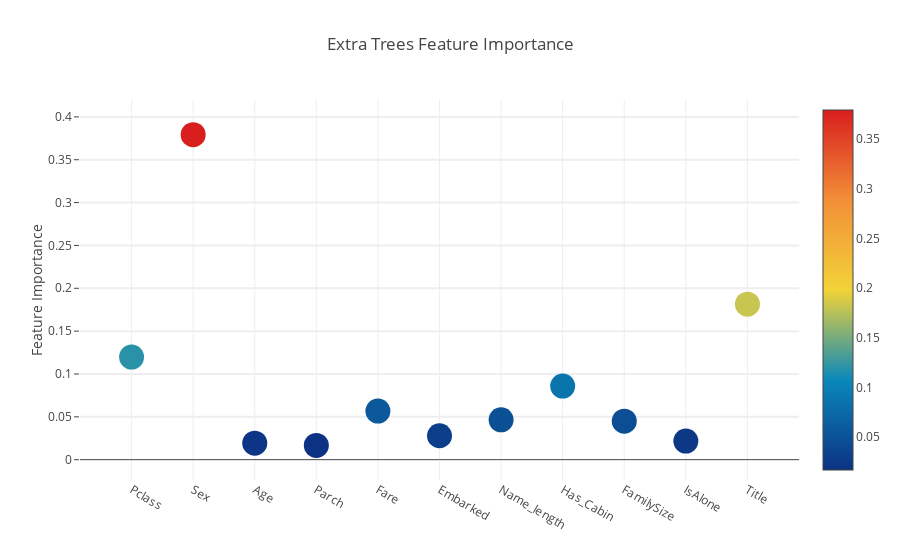

Source (notebook cell):
### Code cell
# Scatter plot 
trace = go.Scatter(
    y = feature_dataframe['Extra Trees  feature importances'].values,
    x = feature_dataframe['features'].values,
    mode='markers',
    marker=dict(
        sizemode = 'diameter',
        sizeref = 1,
        size = 25,
#       size= feature_dataframe['AdaBoost feature importances'].values,
        #color = np.random.randn(500), #set color equal to a variable
        color = feature_dataframe['Extra Trees  feature importances'].values,
        colorscale='Portland',
        showscale=True
    ),
    text = feature_dataframe['features'].values
)
data = [trace]

layout= go.Layout(
    autosize= True,
    title= 'Extra Trees Feature Importance',
    hovermode= 'closest',
#     xaxis= dict(
#         title= 'Pop',
#         ticklen= 5,
#         zeroline= False,
#         gridwidth= 2,
#     ),
    yaxis=dict(
        title= 'Feature Importance',
        ticklen= 5,
        gridwidth= 2
    ),
    showlegend= False
)
fig = go.Figure(data=data, layout=layout)
py.iplot(fig,filename='scatter2010')

### Figure 1 — Plotly figure (JSON) as saved in the notebook; plotly's stock layout.template omitted (floating-point values rounded to 4 significant figures)
{"data": [{"marker": {"color": [0.1197, 0.3793, 0.01927, 0.0167, 0.05669, 0.02795, 0.04646, 0.08585, 0.04497, 0.02168, 0.1814], "colorscale": "Portland", "showscale": true, "size": 25, "sizemode": "diameter", "sizeref": 1}, "mode": "markers", "text": ["Pclass", "Sex", "Age", "Parch", "Fare", "Embarked", "Name_length", "Has_Cabin", "FamilySize", "IsAlone", "Title"], "type": "scatter", "x": ["Pclass", "Sex", "Age", "Parch", "Fare", "Embarked", "Name_length", "Has_Cabin", "FamilySize", "IsAlone", "Title"], "y": [0.1197, 0.3793, 0.01927, 0.0167, 0.05669, 0.02795, 0.04646, 0.08585, 0.04497, 0.02168, 0.1814]}], "layout": {"autosize": true, "hovermode": "closest", "showlegend": false, "title": "Extra Trees Feature Importance", "yaxis": {"gridwidth": 2, "ticklen": 5, "title": "Feature Importance"}}}
